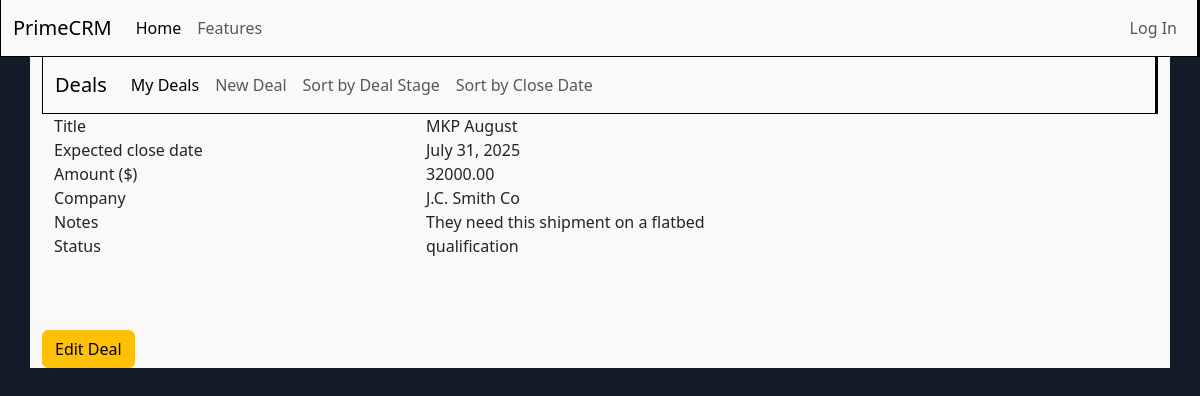
Page /crm/deals/1/ on the committed database.
### crm/models.py (models this page shows, shortened)
class Deal(models.Model):
    status_choices = [
        ('opportunity', '1-Opportunity'),
        ('qualification', '2-Qualification'),
        ('negotiation', '3-Negotiation'),
        ('closed', 'Closed (Won)'),
        ('Lost', 'Closed (Lost)'),
    ]
    title = models.CharField(max_length=200)
    expectedclosedate = models.DateField(auto_now=False, auto_now_add=False)
    amount = models.DecimalField(max_digits=20, decimal_places=2)
    company = models.ForeignKey(Company, on_delete=models.CASCADE)
    notes = models.TextField()
    status = models.CharField(max_length=20, choices=status_choices, default='opportunity')
    author = models.ForeignKey(User, on_delete=models.CASCADE, null=True, blank=True)

class Company(models.Model):
    name = models.CharField(max_length=100)
    industry = models.CharField(max_length=100, blank=True, null=True)
    phone = models.CharField(max_length=50, blank=True, null=True)
    notes = models.TextField()
    addressLineOne = models.CharField(max_length=100, blank=True, null=True)
    city = models.CharField(max_length=50, blank=True, null=True)
    stateProv = models.CharField(max_length=50, blank=True, null=True)
    zipcode = models.CharField(max_length=20, blank=True, null=True)
    author = models.ForeignKey(User, on_delete=models.CASCADE, null=True, blank=True)
    def __str__(self):
        return self.name

### crm/views.py (the view)
# urls.py: path("deals/<int:pk>/", views.DealDetails.as_view(), name = "dealdetail"),
class DealDetails(DetailView):
    template_name = "crm/dealdetails.html"
    model = Deal

### templates/crm/dealdetails.html
{% extends 'base.html' %}
{% block title} {{deal.title}} {% endblock title}
{% block content %}
{% include 'crm/dealnavbar.html' %}
<div class="container">
  <div class="row">
    <div class="col-4"> Title  </div>
    <div class="col-8"> {{deal.title}}  </div>
    <div class="col-4"> Expected close date  </div>
    <div class="col-8"> {{deal.expectedclosedate}}</div>
    <div class="col-4"> Amount ($)  </div>
    <div class="col-8"> {{deal.amount}} </div>
    <div class="col-4"> Company  </div>
    <div class="col-8"> {{deal.company}} </div>
    <div class="col-4"> Notes  </div>
    <div class="col-8"> {{deal.notes}} </div>
    <div class="col-4"> Status  </div>
    <div class="col-8"> {{deal.status}} </div>
  </div>
</div>
    <br> <br> <br>
    <a href="{% url 'dealedit' deal.id %}" class="btn btn-warning"> Edit Deal</a>
{% endblock content %}

### static/css/base.css (style rules this page uses)
body { background-color: #121b28 }
.container { background-color: rgb(250, 248, 248) }

### rows in the picture
Deal: title "MKP August", expectedclosedate "July 31, 2025", amount "32000.00", company "J.C. Smith Co", notes "They need this shipment on a flatbed", status "qualification"
